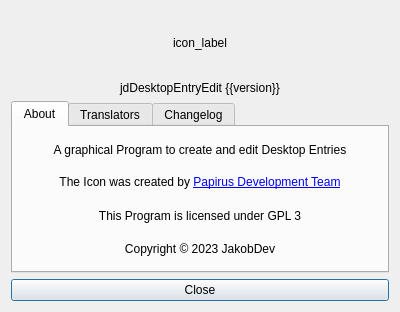
<?xml version="1.0" encoding="UTF-8"?>
<ui version="4.0">
 <class>AboutDialog</class>
 <widget class="QDialog" name="AboutDialog">
  <property name="geometry">
   <rect>
    <x>0</x>
    <y>0</y>
    <width>400</width>
    <height>312</height>
   </rect>
  </property>
  <property name="windowTitle">
   <string>About</string>
  </property>
  <layout class="QVBoxLayout" name="verticalLayout">
   <item>
    <widget class="QLabel" name="icon_label">
     <property name="sizePolicy">
      <sizepolicy hsizetype="Preferred" vsizetype="Preferred">
       <horstretch>0</horstretch>
       <verstretch>0</verstretch>
      </sizepolicy>
     </property>
     <property name="minimumSize">
      <size>
       <width>64</width>
       <height>64</height>
      </size>
     </property>
     <property name="text">
      <string notr="true">icon_label</string>
     </property>
     <property name="alignment">
      <set>Qt::AlignCenter</set>
     </property>
    </widget>
   </item>
   <item>
    <widget class="QLabel" name="version_label">
     <property name="text">
      <string notr="true">jdDesktopEntryEdit {{version}}</string>
     </property>
     <property name="alignment">
      <set>Qt::AlignCenter</set>
     </property>
    </widget>
   </item>
   <item>
    <widget class="QTabWidget" name="tab_widget">
     <property name="currentIndex">
      <number>0</number>
     </property>
     <widget class="QWidget" name="tab">
      <attribute name="title">
       <string>About</string>
      </attribute>
      <layout class="QVBoxLayout" name="verticalLayout_2">
       <item>
        <widget class="QLabel" name="label">
         <property name="text">
          <string>A graphical Program to create and edit Desktop Entries</string>
         </property>
         <property name="alignment">
          <set>Qt::AlignCenter</set>
         </property>
        </widget>
       </item>
       <item>
        <widget class="QLabel" name="label_5">
         <property name="text">
          <string>The Icon was created by &lt;a href=&quot;https://icon-icons.com/icon/preferences-desktop-theme/93638&quot;&gt;Papirus Development Team&lt;/a&gt;</string>
         </property>
         <property name="alignment">
          <set>Qt::AlignCenter</set>
         </property>
        </widget>
       </item>
       <item>
        <widget class="QLabel" name="label_2">
         <property name="text">
          <string>This Program is licensed under GPL 3</string>
         </property>
         <property name="alignment">
          <set>Qt::AlignCenter</set>
         </property>
        </widget>
       </item>
       <item>
        <widget class="QLabel" name="label_3">
         <property name="text">
          <string notr="true">Copyright © 2023 JakobDev</string>
         </property>
         <property name="alignment">
          <set>Qt::AlignCenter</set>
         </property>
        </widget>
       </item>
      </layout>
     </widget>
     <widget class="QWidget" name="tab_2">
      <attribute name="title">
       <string>Translators</string>
      </attribute>
      <layout class="QVBoxLayout" name="verticalLayout_3">
       <item>
        <widget class="QLabel" name="label_4">
         <property name="text">
          <string>The following people translated jdDesktopEntryEdit:</string>
         </property>
         <property name="alignment">
          <set>Qt::AlignCenter</set>
         </property>
         <property name="wordWrap">
          <bool>true</bool>
         </property>
        </widget>
       </item>
       <item>
        <widget class="QTextEdit" name="translators_edit">
         <property name="readOnly">
          <bool>true</bool>
         </property>
        </widget>
       </item>
      </layout>
     </widget>
     <widget class="QWidget" name="tab_3">
      <attribute name="title">
       <string>Changelog</string>
      </attribute>
      <layout class="QVBoxLayout" name="verticalLayout_4">
       <item>
        <widget class="QTextEdit" name="changelog_edit">
         <property name="readOnly">
          <bool>true</bool>
         </property>
        </widget>
       </item>
      </layout>
     </widget>
    </widget>
   </item>
   <item>
    <widget class="QPushButton" name="close_button">
     <property name="text">
      <string>Close</string>
     </property>
    </widget>
   </item>
  </layout>
 </widget>
 <resources/>
 <connections/>
</ui>
